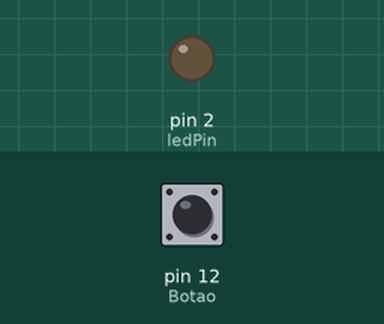
Simulated run of this sketch. Board: Arduino Uno, built with avr-gcc and run on an emulated ATmega328P. Parts: output pins drawn as LEDs (lit = HIGH). Inputs (shaded band) come from the test bench; at power-on: pin 12 (Botao) LOW.

Above: at 1.2 s.
1.3 s: pin 12 (Botao) pulled HIGH for 0.15 s
At 1.37 s:
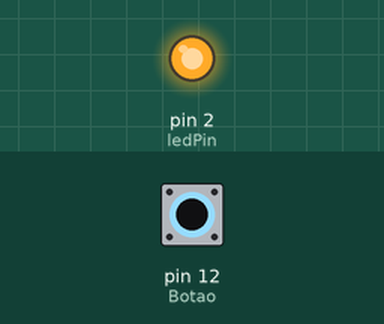
2.9 s: pin 12 (Botao) pulled HIGH for 3.2 s
At 7.0 s:
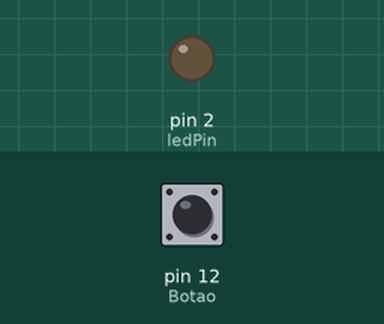
Timing chart, 0 to 8.5 s (numbered marks = the images above; inputs shaded):
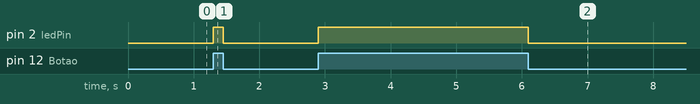

The sketch:

p_botao_led.ino
```cpp
const int ledPin = 2; //led no pino 2
const int Botao = 12; //botao no pino 12
int estadoBotao; //Variavel para ler o status do pushbutton

void setup(){
    pinMode(ledPin, OUTPUT); //Pino do led será saída
    pinMode(Botao, INPUT); //Pino com botão será entrada
}

void loop(){
    estadoBotao = digitalRead(Botao); //le o estado do botão - HIGH OU LOW

    if (estadoBotao == HIGH){ //Se botão estiver pressionado (HIGH)
        digitalWrite(ledPin, HIGH); // acende o led do pino 2.
    }
    else{ //se não estiver pressionado (LOW)
        digitalWrite(ledPin, LOW); //deixa o led do pino 2 apagado
    }
}
```

Measured:
- after the input at 1.3 s, pin 2 (ledPin): LOW → HIGH at once, → LOW 0.15 s later
- after the input at 2.9 s, pin 2 (ledPin): LOW → HIGH at once, → LOW 3.2 s later
